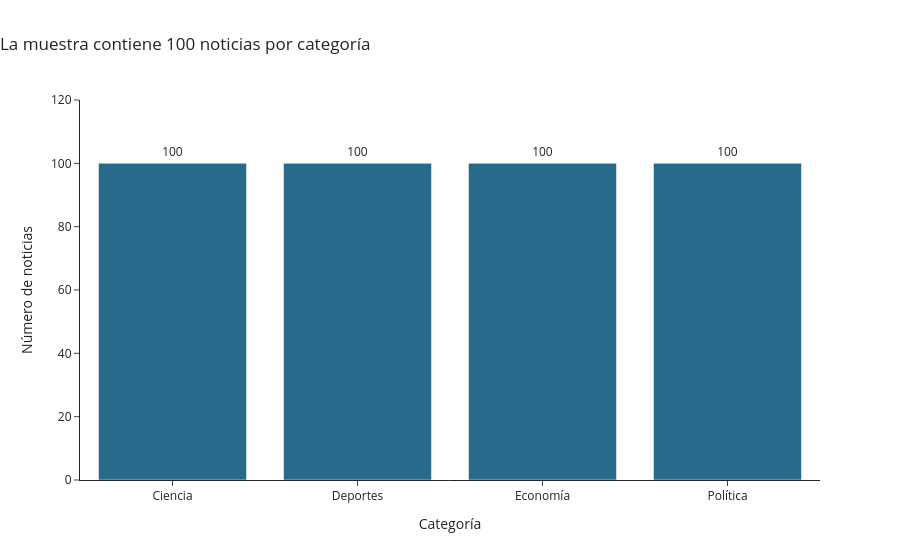
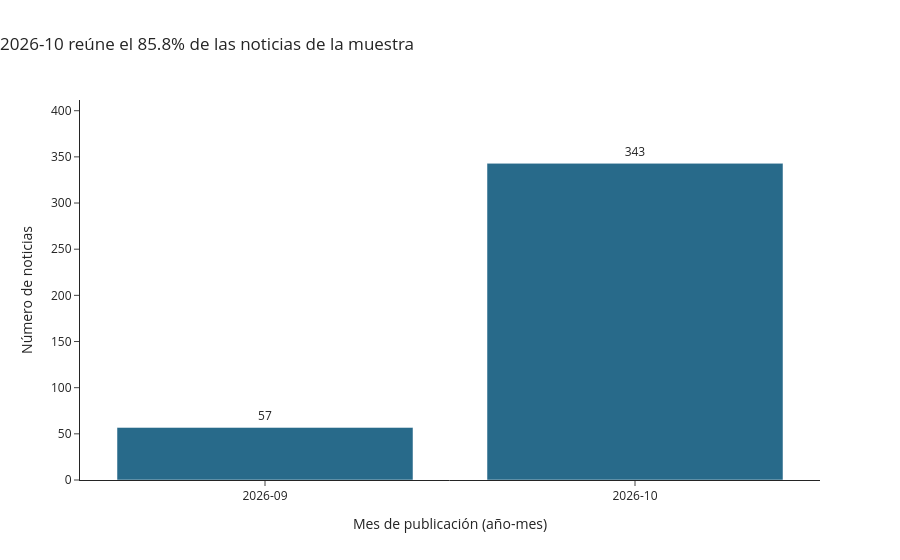
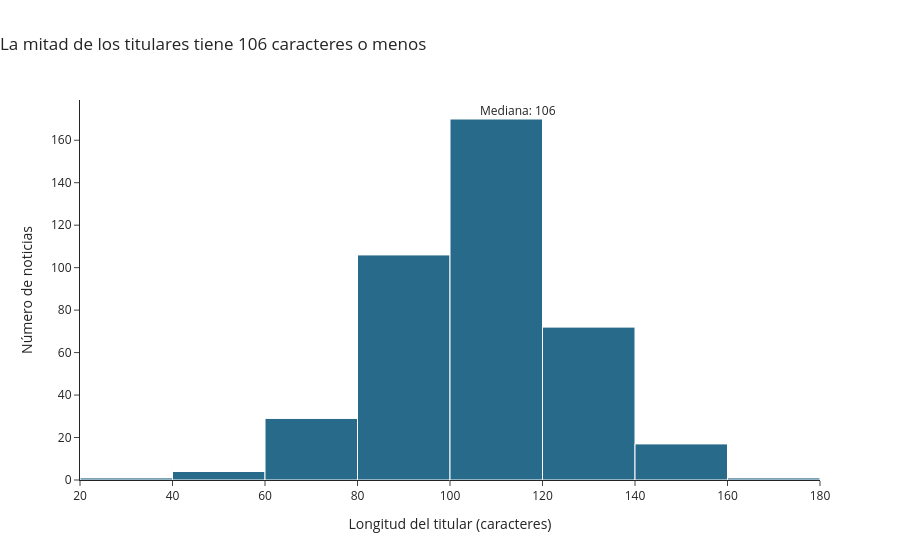

Notebook cell for these charts, in order:
### Code cell
# Mostrar el gráfico dentro de VS Code.
grafico_categorias.show(renderer="vscode")
grafico_fechas.show(renderer="vscode")
grafico_longitudes.show(renderer="vscode")

### Figure 1 — Plotly figure (JSON) as saved in the notebook; plotly's stock layout.template omitted (floating-point values rounded to 4 significant figures)
{"data": [{"cliponaxis": false, "hovertemplate": "Categoría=%{x}<br>Número de noticias=%{text}<extra></extra>", "legendgroup": "", "marker": {"color": "#286A8A", "pattern": {"shape": ""}}, "name": "", "orientation": "v", "showlegend": false, "text": [100.0, 100.0, 100.0, 100.0], "textposition": "outside", "type": "bar", "x": ["Ciencia", "Deportes", "Economía", "Política"], "xaxis": "x", "y": [100, 100, 100, 100], "yaxis": "y"}], "layout": {"barmode": "relative", "legend": {"tracegroupgap": 0}, "showlegend": false, "title": {"text": "La muestra contiene 100 noticias por categoría", "x": 0}, "xaxis": {"anchor": "y", "domain": [0, 1], "title": {"text": "Categoría"}}, "yaxis": {"anchor": "x", "domain": [0, 1], "range": [0, 120], "title": {"text": "Número de noticias"}}}}

### Figure 2 — Plotly figure (JSON) as saved in the notebook; plotly's stock layout.template omitted (floating-point values rounded to 4 significant figures)
{"data": [{"cliponaxis": false, "hovertemplate": "Mes de publicación (año-mes)=%{x}<br>Número de noticias=%{text}<extra></extra>", "legendgroup": "", "marker": {"color": "#286A8A", "pattern": {"shape": ""}}, "name": "", "orientation": "v", "showlegend": false, "text": [57.0, 343.0], "textposition": "outside", "type": "bar", "x": ["2026-09", "2026-10"], "xaxis": "x", "y": [57, 343], "yaxis": "y"}], "layout": {"barmode": "relative", "legend": {"tracegroupgap": 0}, "showlegend": false, "title": {"text": "2026-10 reúne el 85.8% de las noticias de la muestra", "x": 0}, "xaxis": {"anchor": "y", "domain": [0, 1], "title": {"text": "Mes de publicación (año-mes)"}, "type": "category"}, "yaxis": {"anchor": "x", "domain": [0, 1], "range": [0, 411.6], "title": {"text": "Número de noticias"}}}}

### Figure 3 — Plotly figure (JSON) as saved in the notebook; plotly's stock layout.template omitted (floating-point values rounded to 4 significant figures; data arrays with more than 128 entries replaced by an {"elided": "..."} marker saying what was removed)
{"data": [{"bingroup": "x", "hovertemplate": "Longitud del titular (caracteres)=%{x}<br>count=%{y}<extra></extra>", "legendgroup": "", "marker": {"color": "#286A8A", "line": {"color": "white", "width": 1}, "pattern": {"shape": ""}}, "name": "", "orientation": "v", "showlegend": false, "type": "histogram", "x": {"elided": "400 int values"}, "xaxis": "x", "xbins": {"end": 180, "size": 20, "start": 0}, "yaxis": "y"}], "layout": {"annotations": [{"showarrow": false, "text": "Mediana: 106", "x": 106, "xanchor": "left", "xref": "x", "y": 1, "yanchor": "top", "yref": "y domain"}], "bargap": 0, "barmode": "relative", "legend": {"tracegroupgap": 0}, "shapes": [{"line": {"color": "#A64B2A", "dash": "dash"}, "type": "line", "x0": 106, "x1": 106, "xref": "x", "y0": 0, "y1": 1, "yref": "y domain"}], "showlegend": false, "title": {"text": "La mitad de los titulares tiene 106 caracteres o menos", "x": 0}, "xaxis": {"anchor": "y", "domain": [0, 1], "title": {"text": "Longitud del titular (caracteres)"}}, "yaxis": {"anchor": "x", "domain": [0, 1], "title": {"text": "Número de noticias"}}}}
